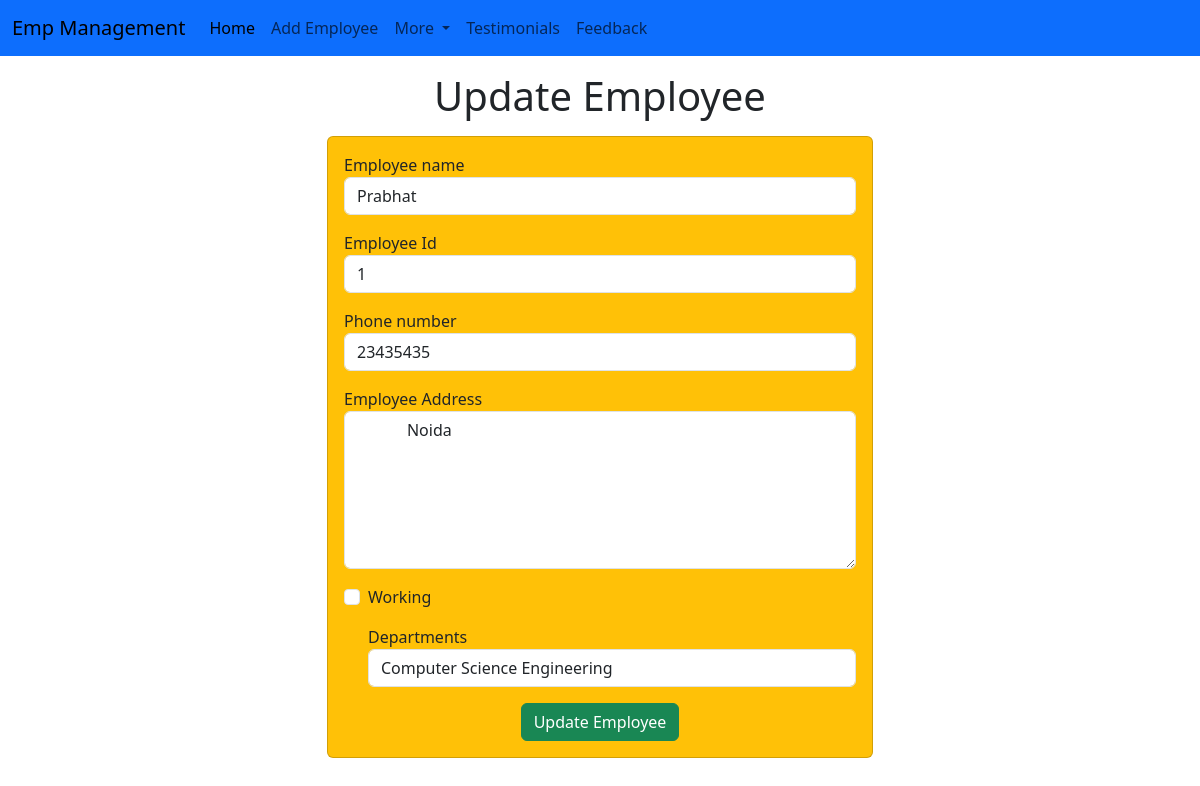
Page /emp/update_emp/2 on the committed database.
### emp/models.py (models this page shows, shortened)
class Emp(models.Model):
    name=models.CharField(max_length=200)
    emp_id=models.CharField(max_length=200)
    phone=models.CharField(max_length=10)
    address=models.CharField(max_length=150)
    working=models.BooleanField(default=True)
    department=models.CharField(max_length=10)

### emp/views.py (the view)
# urls.py: path("update_emp/<int:emp_id>",update_emp),
def update_emp(request, emp_id):
    emp=Emp.objects.get(pk=emp_id)
    return render(request,"emp/update_emp.html",{
        'emp':emp
    })

### templates/emp/update_emp.html (shortened to what this page needs)
<!doctype html>
<html lang="en">
  <head>
    <link href="https://cdn.jsdelivr.net/npm/bootstrap@5.3.3/dist/css/bootstrap.min.css" rel="stylesheet">
  </head>
  <body>
  {% include 'emp/navbar.html' %}
    <h1 class="text-center my-3">Update Employee</h1>
    <div class="container">
      <div class="row">
        <div class="col-md-6 offset-md-3">
          <div class="card bg-warning">
            <div class="card-body">
              <form action="/emp/do_update_emp/{{emp.id}}" method="POST">
                <div class="mb-3">
                  <label for="name">Employee name</label>
                  <input
                          id="name"
                          type="text"
                          class="form-control"
                          placeholder="Enter emp name"
                          name="emp_name"
                          value="{{emp.name}}"
                  />
                </div>
                <div class="mb-3">
                  <label for="emp_id">Employee Id</label>
                  <input id="emp_id"
                         type="text"
                         class="form-control"
                         placeholder="Enter emp Id"
                         name="emp_id"
                         value="{{emp.emp_id}}"
                  />
                </div>
                <div class="mb-3">
                  <label for="phone">Phone number</label>
                  <input id="phone"
                         type="text"
                         class="form-control"
                         placeholder="Enter emp phone number"
                         name="emp_phone"
                         value="{{emp.phone}}"
                  />
                </div>
                <div class="mb-3">
                  <label for="address">Employee Address</label>
                  <textarea
                          id="address"
                          rows="6"
                          class="form-control"
                          name="emp_address"
                  >{{emp.address}}</textarea>
                </div>
                <div class="mb-3 form-check">
                  <label for="working">Working</label>
                  <input
                          id="working"
                          type="checkbox"
                          class="form-check-input"
                          placeholder="Enter emp phone number"
                          name="emp_working"
                  >
                </div>
                  <div class="mb-3 form-check">
                  <label for="dept">Departments</label>
                  <select
                    name="emp_department"
                    id="dept"
                    class="form-control"
                    value="{{emp.department}}"
                  >
                    <option value="CSE">Computer Science Engineering</option>
                  </select>
                </div>
                <div class="container text-center">
                  <button class="btn btn-success">
                    Update Employee
                  </button>
                </div>
              </form>
            </div>
          </div>
        </div>
      </div>
    </div>
  </body>
</html>

### rows in the picture
Emp: emp_name "Prabhat", emp_id "1", emp_phone "23435435", emp_address "Noida", emp_department "Computer Science Engineering"
